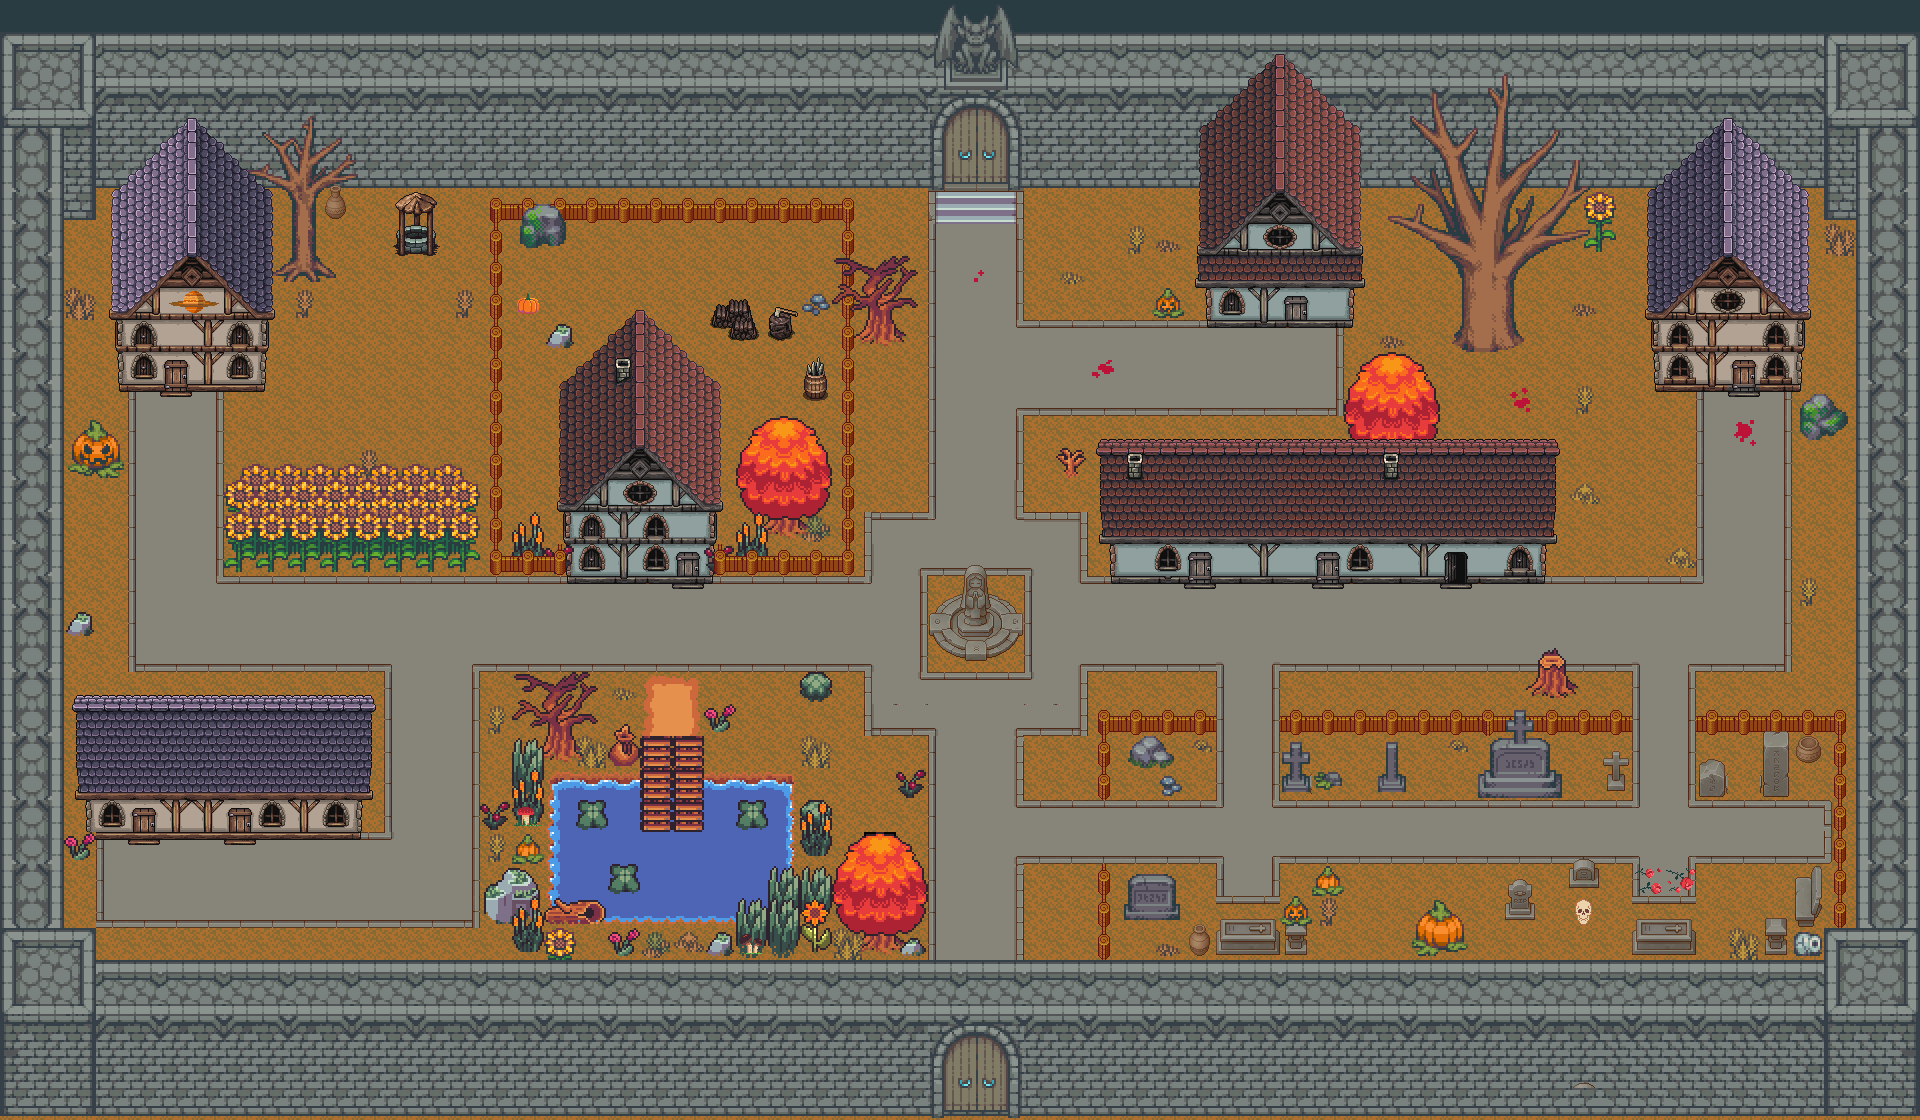

A level layout from a 2D game, rendered from its tile map. Below: a short description, then the map file with tile-grid data replaced by summaries:
An orthogonal 60x35 tile map with 32x32 px tiles, 5 tile layers (Tile Layer 1, Tile Layer 2, Tile Layer 3, Tile Layer 4, ...), 18 tilesets and 7 objects.

<map version="1.10" tiledversion="1.10.2" orientation="orthogonal" renderorder="right-down" width="60" height="35" tilewidth="32" tileheight="32" infinite="0" nextlayerid="14" nextobjectid="26">
 <tileset firstgid="1" source="spr_fencePost.tsx" />
 <tileset firstgid="10" source="Wall.tsx" />
 <tileset firstgid="266" name="Floor" tilewidth="32" tileheight="32" tilecount="64" columns="8">
  <image source="TX Tileset Stone Ground.png" width="256" height="256" />
 </tileset>
 <tileset firstgid="330" source="TX Props.tsx" />
 <tileset firstgid="586" source="icons.tsx" />
 <tileset firstgid="1090" source="trees.tsx" />
 <tileset firstgid="1480" source="houses.tsx" />
 <tileset firstgid="2504" source="well.tsx" />
 <tileset firstgid="2760" source="tf_ff_tileA2.tsx" />
 <tileset firstgid="2952" source="newgrass.tsx" />
 <tileset firstgid="3144" source="ruined_int_2.tsx" />
 <tileset firstgid="3232" source="tf_ff_tileB_stone.tsx" />
 <tileset firstgid="3488" source="tf_autumnbrush_2.tsx" />
 <tileset firstgid="3513" source="!$doorA_2.tsx" />
 <tileset firstgid="3621" source="tf_dd_B_2.tsx" />
 <tileset firstgid="3877" source="tf_ff_tileB_forest.tsx" />
 <tileset firstgid="4133" source="tf_ff_tileB_trees.tsx" />
 <tileset firstgid="4389" source="blood2.tsx" />
 <layer id="1" name="Tile Layer 1" width="60" height="35">
  <data>[2100 cells, 2064 non-empty, 22 distinct tile ids]</data>
 </layer>
 <layer id="5" name="Tile Layer 2" width="60" height="35">
  <data>[2100 cells, 1470 non-empty, 350 distinct tile ids]</data>
 </layer>
 <objectgroup id="13" name="door">
  <object id="20" x="1729" y="384.75">
   <properties>
    <property name="nm_door" value="mainhouse.tmx" />
   </properties>
   <polygon points="0,0 30,0.25 30,-37.5 -0.75,-37.75" />
  </object>
  <object id="21" x="402" y="225.5">
   <properties>
    <property name="nm_door" value="wellstart.tmx" />
   </properties>
   <polygon points="0,0 28,-0.5 27.25,25.25 0,24.75" />
  </object>
  <object id="22" x="160.5" y="359.5">
   <properties>
    <property name="nm_door" value="witchhouse.tmx" />
   </properties>
   <polygon points="0,0 29.75,0.25 29.5,31.75 0.25,31.75" />
  </object>
  <object id="23" x="1443" y="552.75">
   <properties>
    <property name="nm_door" value="doctoroffice.tmx" />
   </properties>
   <polygon points="0,0 25.5,-0.25 25.25,28.5 1,28.75" />
  </object>
  <object id="25" x="1635.33" y="918">
   <properties>
    <property name="nm_door" value="bonedoor.tmx" />
   </properties>
   <polygon points="0,0 55.3333,0 56,33.3333 -0.666667,32.6667" />
  </object>
 </objectgroup>
 <objectgroup id="12" name="spawn">
  <object id="14" x="1066.67" y="778.667">
   <properties>
    <property name="cali_spawn" value="" />
    <property name="direction" value="" />
   </properties>
   <point />
  </object>
  <object id="15" x="428" y="402.667">
   <properties>
    <property name="devon_spawn" value="" />
    <property name="direction" value="" />
   </properties>
   <point />
  </object>
 </objectgroup>
 <layer id="6" name="Tile Layer 3" width="60" height="35">
  <data>[2100 cells, 539 non-empty, 247 distinct tile ids]</data>
 </layer>
 <layer id="8" name="Tile Layer 4" width="60" height="35">
  <data>[2100 cells, 166 non-empty, 63 distinct tile ids]</data>
 </layer>
 <layer id="11" name="Tile Layer 5" width="60" height="35">
  <data>[2100 cells, 35 non-empty, 35 distinct tile ids]</data>
 </layer>
</map>
